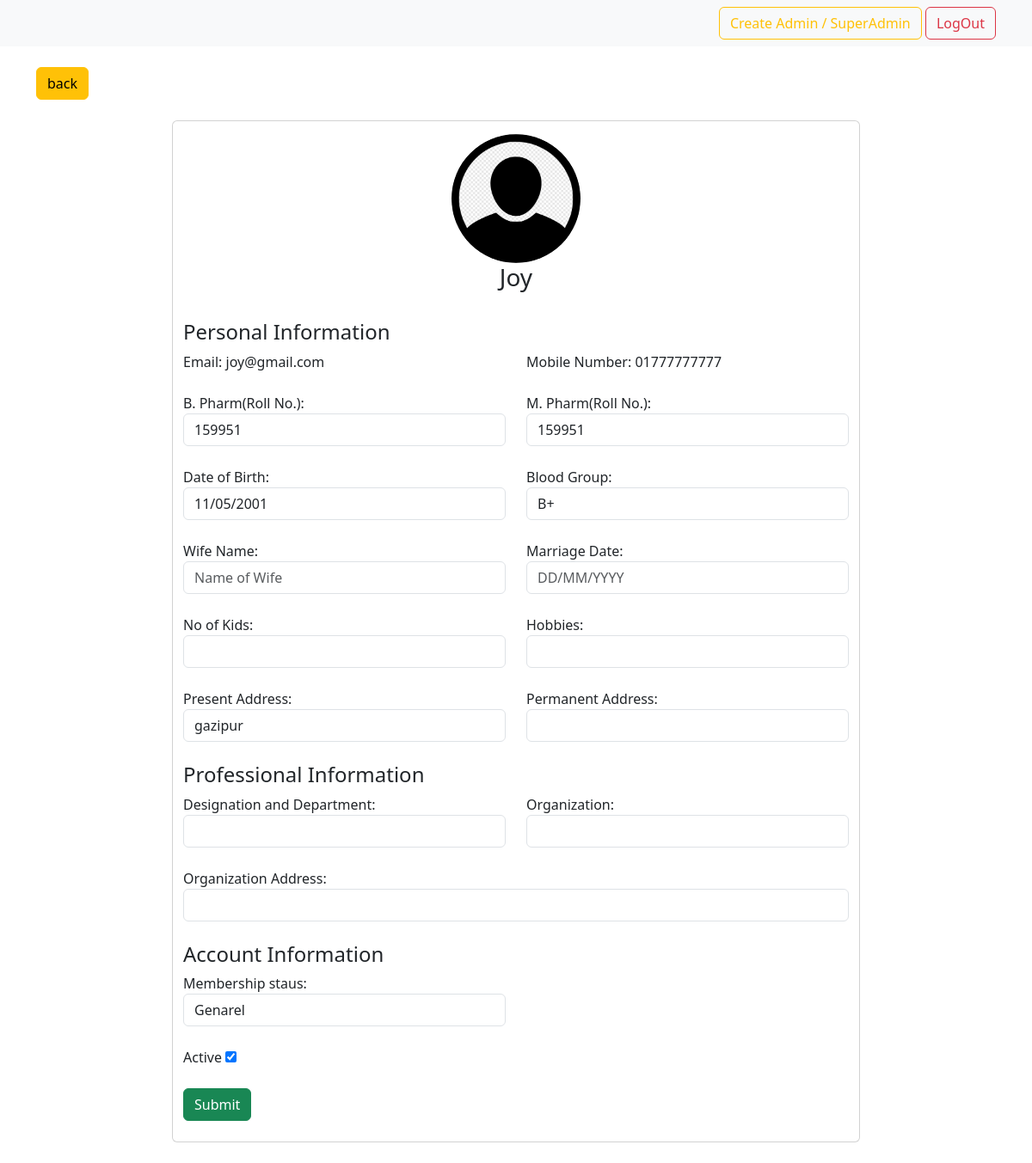
/dashboard/admin-user-info/16/ (signed in), run on the app's committed database.
### accounts/models.py (models this page shows, shortened)
class User(AbstractUser):
    full_name = models.CharField(max_length=150, null=True)
    email = models.EmailField(unique=True, null=True)
    mobile_number = models.CharField(max_length=11, null=True, unique=True)
    profile_picture = models.ImageField(upload_to='profile/', null=True, blank=True, default='user-default/avatar.png')
    USERNAME_FIELD = 'mobile_number'
    REQUIRED_FIELDS = ['username']

class UserRegistrationForm(models.Model):
    user = models.OneToOneField(User, null=True, blank=True, on_delete= models.CASCADE)
    b_pharm_roll_no = models.CharField(max_length=100, null=True, blank=True)
    m_pharm_roll_no = models.CharField(max_length=100, null=True, blank=True)
    date_of_birth = models.CharField(max_length=10, null=True, blank=True)
    blood_group = models.CharField(max_length=3, null=True, blank=True)
    name_of_spouse = models.CharField(max_length=150, null=True, blank=True)
    marriage_date = models.CharField(max_length=10, null=True, blank=True)
    no_of_kids = models.IntegerField(null=True, blank=True)
    hobbies = models.CharField(max_length=150, null=True, blank=True)
    present_address = models.CharField(max_length=250, null=True)
    permanent_address = models.CharField(max_length=250, null=True, blank=True)
    designation_and_department = models.CharField(max_length=100, null=True, blank=True)
    organization = models.CharField(max_length=150, null=True, blank=True)
    organization_address = models.CharField(max_length=250, null=True, blank=True)
    MEMBERSHIP_STATUS = (
        ('Genarel', 'Genarel'),
        ('Associate', 'Assicuate')
    )
    membership_status = models.CharField(max_length=200, null=True, choices=MEMBERSHIP_STATUS)
    is_publish = models.BooleanField(('publish'), default=False, help_text=(
        'Designates whether this user should be treated as active. '
            'Unselect this instead of deleting accounts.'))

### dashboard/views.py (the view)
# urls.py: path('admin-user-info/<str:pk>/', views.adminUserInfo, name="admin-user-info"),
def adminUserInfo(request, pk):
    user = request.user
    userinfo = User.objects.get(id=pk)
    if user.is_staff or user.is_superuser:
        users = User.objects.get(id=pk)
        useradd = users.userregistrationform
        if request.method == 'POST':
            useradd_data = UserMemberShipForm(request.POST, instance=useradd)
            if useradd_data.is_valid():
                useradd_data.save()
                return redirect('dashboard')
        else:
            useradd_data = UserMemberShipForm(instance=useradd)
        context = {'useradd_data': useradd_data, 'userinfo': userinfo}
        return render(request, 'dashboard/admin_user_info.html', context)
    else:
        return render(request, 'dashboard/not_authrized.html')

### dashboard/templates/dashboard/admin_user_info.html (shortened to what this page needs)
{% extends 'dashboard/base.html' %}
{% block content %}
<div class="container">
  <br>
  <div class="">
      <a href="{% url 'dashboard' %}" class="btn btn-warning">back</a>
  </div>
  <br>
  <div class="row">
      <div class="col">
      </div>
      <div class="col">
          <div class="card" style="width: 50rem;">
              <div class="container" style="margin: 15px 0 0 0;">
                  <div class="row">
                      <div class="col">
                      </div>
                      <div class="col">
                          <div class="text-center">
                              <img src="{{ userinfo.profile_picture.url }}" class="rounded-circle" style="width: 150px;">
                              <h3>{{ userinfo.full_name.title }}</h3>
                          </div>
                      </div>
                      <div class="col">
                      </div>
                  </div>
                  <br>
                  <form method="POST" action="">
                      <div class="">
                          <h4>Personal Information</h4>
                      </div>
                      <div class="row">
                        <div class="col">
                            <div class="form-group">
                              <label>Email: </label>
                              {{ userinfo.email }}
                            </div>
                        </div>
                        <div class="col">
                            <div class="form-group">
                              <label>Mobile Number: </label>
                              {{ userinfo.mobile_number }}
                            </div>
                        </div>
                    </div>
                    <br>
                        <div class="row">
                          <div class="col">
                            <label>B. Pharm(Roll No.): </label>
                            {{ useradd_data.b_pharm_roll_no }}
                          </div>
                          <div class="col">
                            <label>M. Pharm(Roll No.): </label>
                            {{ useradd_data.m_pharm_roll_no }}
                            </div>
                        </div>
                        <br>
                        <div class="row">
                          <div class="col">
                            <label>Date of Birth: </label>
                            {{ useradd_data.date_of_birth }}
                          </div>
                          <div class="col">
                            <label>Blood Group: </label>
                            {{ useradd_data.blood_group }}
                            </div>
                        </div>
                        <br>
                      <div class="row">
                          <div class="col">
                            <label>Wife Name: </label>
                            {{ useradd_data.name_of_spouse }}
                          </div>
                          <div class="col">
                            <label>Marriage Date: </label>
                            {{ useradd_data.marriage_date }}
                            </div>
                        </div>
                        <br>
                        <div class="row">
                          <div class="col">
                            <label>No of Kids: </label>
                            {{ useradd_data.no_of_kids }}
                          </div>
                          <div class="col">
                            <label>Hobbies: </label>
                            {{ useradd_data.hobbies }}
                            </div>
                        </div>
                        <br>
                        <div class="row">
                          <div class="col">
                            <label>Present Address: </label>
                            {{ useradd_data.present_address }}
                          </div>
                          <div class="col">
                            <label>Permanent Address: </label>
                            {{ useradd_data.permanent_address }}
                          </div>
                        </div>
                        <br>
                        <div class="">
                          <h4>Professional Information</h4>
                        </div>
                        <div class="row">
                          <div class="col">
                            <label>Designation and Department: </label>
                            {{ useradd_data.designation_and_department }}
                          </div>
                          <div class="col">
                            <label>Organization: </label>
                            {{ useradd_data.organization }}
                            </div>
                        </div>
                        <br>
                        <div class="row">
                          <div class="col">
                            <label>Organization Address: </label>
                            {{ useradd_data.organization_address }}
                          </div>
                        </div>
                        <br>
                        <div class="">
                          <h4>Account Information</h4>
                        </div>
                        <div class="row">
                          <div class="col">
                            <label>Membership staus: </label>
                            {{ useradd_data.membership_status }}
                          </div>
                          <div class="col">
                          </div>
                        </div>
                        <br>
                        <div class="row">
                          <div class="col">
                            {{ useradd_data.is_publish.label }}
                            {{ useradd_data.is_publish }}
                          </div>
                        </div>
                        <br>
                        <div class="">
                          <button type="submit" class="btn btn-success">Submit</button>
                        </div>
                        <br>
                  </form>
              </div>
          </div>
          <br>
      </div>
      <div class="col">
      </div>
  </div>
</div>
{% endblock %}

### data on the page
User: profile_picture (placeholder picture), full_name "Joy", email "joy@gmail.com", mobile_number "01777777777"
UserRegistrationForm: b_pharm_roll_no "159951", m_pharm_roll_no "159951", date_of_birth "11/05/2001", blood_group "B+", present_address "gazipur", membership_status "Genarel", is_publish "☑"

### other printed values
{{ useradd_data.is_publish.label }} "Active"
